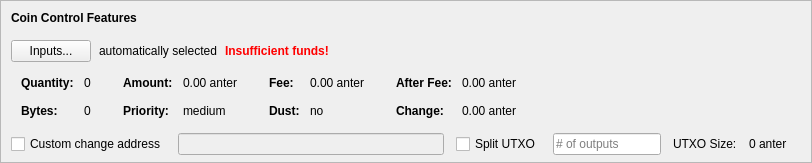
    <widget class="QFrame" name="frameCoinControl">
     <property name="sizePolicy">
      <sizepolicy hsizetype="Expanding" vsizetype="Expanding">
       <horstretch>0</horstretch>
       <verstretch>0</verstretch>
      </sizepolicy>
     </property>
     <property name="maximumSize">
      <size>
       <width>16777215</width>
       <height>16777215</height>
      </size>
     </property>
     <property name="frameShape">
      <enum>QFrame::StyledPanel</enum>
     </property>
     <property name="frameShadow">
      <enum>QFrame::Sunken</enum>
     </property>
     <layout class="QVBoxLayout" name="verticalLayoutCoinControl2">
      <property name="spacing">
       <number>0</number>
      </property>
      <property name="leftMargin">
       <number>0</number>
      </property>
      <property name="topMargin">
       <number>0</number>
      </property>
      <property name="rightMargin">
       <number>0</number>
      </property>
      <property name="bottomMargin">
       <number>6</number>
      </property>
      <item>
       <layout class="QVBoxLayout" name="verticalLayoutCoinControl" stretch="0,0,0,0,1">
        <property name="spacing">
         <number>0</number>
        </property>
        <property name="leftMargin">
         <number>10</number>
        </property>
        <property name="topMargin">
         <number>10</number>
        </property>
        <item>
         <layout class="QHBoxLayout" name="horizontalLayoutCoinControl1">
          <property name="bottomMargin">
           <number>15</number>
          </property>
          <item>
           <widget class="QLabel" name="labelCoinControlFeatures">
            <property name="sizePolicy">
             <sizepolicy hsizetype="Preferred" vsizetype="Maximum">
              <horstretch>0</horstretch>
              <verstretch>0</verstretch>
             </sizepolicy>
            </property>
            <property name="font">
             <font>
              <weight>75</weight>
              <bold>true</bold>
             </font>
            </property>
            <property name="styleSheet">
             <string notr="true">font-weight:bold;</string>
            </property>
            <property name="text">
             <string>Coin Control Features</string>
            </property>
           </widget>
          </item>
         </layout>
        </item>
        <item>
         <layout class="QHBoxLayout" name="horizontalLayoutCoinControl2" stretch="0,0,0,0">
          <property name="spacing">
           <number>8</number>
          </property>
          <property name="bottomMargin">
           <number>10</number>
          </property>
          <item>
           <widget class="QPushButton" name="pushButtonCoinControl">
            <property name="styleSheet">
             <string notr="true"/>
            </property>
            <property name="text">
             <string>Inputs...</string>
            </property>
            <property name="autoDefault">
             <bool>false</bool>
            </property>
           </widget>
          </item>
          <item>
           <widget class="QLabel" name="labelCoinControlAutomaticallySelected">
            <property name="text">
             <string>automatically selected</string>
            </property>
            <property name="margin">
             <number>5</number>
            </property>
           </widget>
          </item>
          <item>
           <widget class="QLabel" name="labelCoinControlInsuffFunds">
            <property name="font">
             <font>
              <weight>75</weight>
              <bold>true</bold>
             </font>
            </property>
            <property name="styleSheet">
             <string notr="true">color:red;font-weight:bold;</string>
            </property>
            <property name="text">
             <string>Insufficient funds!</string>
            </property>
            <property name="margin">
             <number>5</number>
            </property>
           </widget>
          </item>
          <item>
           <spacer name="horizontalSpacerCoinControl">
            <property name="orientation">
             <enum>Qt::Horizontal</enum>
            </property>
            <property name="sizeHint" stdset="0">
             <size>
              <width>40</width>
              <height>1</height>
             </size>
            </property>
           </spacer>
          </item>
         </layout>
        </item>
        <item>
         <widget class="QWidget" name="widgetCoinControl" native="true">
          <property name="sizePolicy">
           <sizepolicy hsizetype="Preferred" vsizetype="Preferred">
            <horstretch>0</horstretch>
            <verstretch>0</verstretch>
           </sizepolicy>
          </property>
          <property name="minimumSize">
           <size>
            <width>0</width>
            <height>0</height>
           </size>
          </property>
          <property name="styleSheet">
           <string notr="true"/>
          </property>
          <layout class="QHBoxLayout" name="horizontalLayoutCoinControl5">
           <property name="leftMargin">
            <number>0</number>
           </property>
           <property name="topMargin">
            <number>0</number>
           </property>
           <property name="rightMargin">
            <number>0</number>
           </property>
           <property name="bottomMargin">
            <number>0</number>
           </property>
           <item>
            <layout class="QHBoxLayout" name="horizontalLayoutCoinControl3" stretch="0,0,0,1">
             <property name="spacing">
              <number>20</number>
             </property>
             <property name="topMargin">
              <number>0</number>
             </property>
             <property name="bottomMargin">
              <number>10</number>
             </property>
             <item>
              <layout class="QFormLayout" name="formLayoutCoinControl1">
               <property name="horizontalSpacing">
                <number>10</number>
               </property>
               <property name="verticalSpacing">
                <number>14</number>
               </property>
               <property name="leftMargin">
                <number>10</number>
               </property>
               <property name="topMargin">
                <number>4</number>
               </property>
               <property name="rightMargin">
                <number>6</number>
               </property>
               <item row="0" column="0">
                <widget class="QLabel" name="labelCoinControlQuantityText">
                 <property name="font">
                  <font>
                   <weight>75</weight>
                   <bold>true</bold>
                  </font>
                 </property>
                 <property name="text">
                  <string>Quantity:</string>
                 </property>
                 <property name="margin">
                  <number>0</number>
                 </property>
                </widget>
               </item>
               <item row="0" column="1">
                <widget class="QLabel" name="labelCoinControlQuantity">
                 <property name="cursor">
                  <cursorShape>IBeamCursor</cursorShape>
                 </property>
                 <property name="contextMenuPolicy">
                  <enum>Qt::ActionsContextMenu</enum>
                 </property>
                 <property name="text">
                  <string notr="true">0</string>
                 </property>
                 <property name="margin">
                  <number>0</number>
                 </property>
                 <property name="textInteractionFlags">
                  <set>Qt::LinksAccessibleByMouse|Qt::TextSelectableByKeyboard|Qt::TextSelectableByMouse</set>
                 </property>
                </widget>
               </item>
               <item row="1" column="0">
                <widget class="QLabel" name="labelCoinControlBytesText">
                 <property name="font">
                  <font>
                   <weight>75</weight>
                   <bold>true</bold>
                  </font>
                 </property>
                 <property name="text">
                  <string>Bytes:</string>
                 </property>
                </widget>
               </item>
               <item row="1" column="1">
                <widget class="QLabel" name="labelCoinControlBytes">
                 <property name="cursor">
                  <cursorShape>IBeamCursor</cursorShape>
                 </property>
                 <property name="contextMenuPolicy">
                  <enum>Qt::ActionsContextMenu</enum>
                 </property>
                 <property name="text">
                  <string notr="true">0</string>
                 </property>
                 <property name="textInteractionFlags">
                  <set>Qt::LinksAccessibleByMouse|Qt::TextSelectableByKeyboard|Qt::TextSelectableByMouse</set>
                 </property>
                </widget>
               </item>
              </layout>
             </item>
             <item>
              <layout class="QFormLayout" name="formLayoutCoinControl2">
               <property name="horizontalSpacing">
                <number>10</number>
               </property>
               <property name="verticalSpacing">
                <number>14</number>
               </property>
               <property name="leftMargin">
                <number>6</number>
               </property>
               <property name="topMargin">
                <number>4</number>
               </property>
               <property name="rightMargin">
                <number>6</number>
               </property>
               <item row="0" column="0">
                <widget class="QLabel" name="labelCoinControlAmountText">
                 <property name="font">
                  <font>
                   <weight>75</weight>
                   <bold>true</bold>
                  </font>
                 </property>
                 <property name="text">
                  <string>Amount:</string>
                 </property>
                 <property name="margin">
                  <number>0</number>
                 </property>
                </widget>
               </item>
               <item row="0" column="1">
                <widget class="QLabel" name="labelCoinControlAmount">
                 <property name="cursor">
                  <cursorShape>IBeamCursor</cursorShape>
                 </property>
                 <property name="contextMenuPolicy">
                  <enum>Qt::ActionsContextMenu</enum>
                 </property>
                 <property name="text">
                  <string notr="true">0.00 anter</string>
                 </property>
                 <property name="textInteractionFlags">
                  <set>Qt::LinksAccessibleByMouse|Qt::TextSelectableByKeyboard|Qt::TextSelectableByMouse</set>
                 </property>
                </widget>
               </item>
               <item row="1" column="0">
                <widget class="QLabel" name="labelCoinControlPriorityText">
                 <property name="font">
                  <font>
                   <weight>75</weight>
                   <bold>true</bold>
                  </font>
                 </property>
                 <property name="text">
                  <string>Priority:</string>
                 </property>
                </widget>
               </item>
               <item row="1" column="1">
                <widget class="QLabel" name="labelCoinControlPriority">
                 <property name="cursor">
                  <cursorShape>IBeamCursor</cursorShape>
                 </property>
                 <property name="contextMenuPolicy">
                  <enum>Qt::ActionsContextMenu</enum>
                 </property>
                 <property name="text">
                  <string>medium</string>
                 </property>
                 <property name="textInteractionFlags">
                  <set>Qt::LinksAccessibleByMouse|Qt::TextSelectableByKeyboard|Qt::TextSelectableByMouse</set>
                 </property>
                </widget>
               </item>
              </layout>
             </item>
             <item>
              <layout class="QFormLayout" name="formLayoutCoinControl3">
               <property name="horizontalSpacing">
                <number>10</number>
               </property>
               <property name="verticalSpacing">
                <number>14</number>
               </property>
               <property name="leftMargin">
                <number>6</number>
               </property>
               <property name="topMargin">
                <number>4</number>
               </property>
               <property name="rightMargin">
                <number>6</number>
               </property>
               <item row="0" column="0">
                <widget class="QLabel" name="labelCoinControlFeeText">
                 <property name="font">
                  <font>
                   <weight>75</weight>
                   <bold>true</bold>
                  </font>
                 </property>
                 <property name="text">
                  <string>Fee:</string>
                 </property>
                 <property name="margin">
                  <number>0</number>
                 </property>
                </widget>
               </item>
               <item row="0" column="1">
                <widget class="QLabel" name="labelCoinControlFee">
                 <property name="cursor">
                  <cursorShape>IBeamCursor</cursorShape>
                 </property>
                 <property name="contextMenuPolicy">
                  <enum>Qt::ActionsContextMenu</enum>
                 </property>
                 <property name="text">
                  <string notr="true">0.00 anter</string>
                 </property>
                 <property name="textInteractionFlags">
                  <set>Qt::LinksAccessibleByMouse|Qt::TextSelectableByKeyboard|Qt::TextSelectableByMouse</set>
                 </property>
                </widget>
               </item>
               <item row="1" column="0">
                <widget class="QLabel" name="labelCoinControlLowOutputText">
                 <property name="font">
                  <font>
                   <weight>75</weight>
                   <bold>true</bold>
                  </font>
                 </property>
                 <property name="text">
                  <string>Dust:</string>
                 </property>
                </widget>
               </item>
               <item row="1" column="1">
                <widget class="QLabel" name="labelCoinControlLowOutput">
                 <property name="cursor">
                  <cursorShape>IBeamCursor</cursorShape>
                 </property>
                 <property name="contextMenuPolicy">
                  <enum>Qt::ActionsContextMenu</enum>
                 </property>
                 <property name="text">
                  <string>no</string>
                 </property>
                 <property name="textInteractionFlags">
                  <set>Qt::LinksAccessibleByMouse|Qt::TextSelectableByKeyboard|Qt::TextSelectableByMouse</set>
                 </property>
                </widget>
               </item>
              </layout>
             </item>
             <item>
              <layout class="QFormLayout" name="formLayoutCoinControl4">
               <property name="horizontalSpacing">
                <number>10</number>
               </property>
               <property name="verticalSpacing">
                <number>14</number>
               </property>
               <property name="leftMargin">
                <number>6</number>
               </property>
               <property name="topMargin">
                <number>4</number>
               </property>
               <property name="rightMargin">
                <number>6</number>
               </property>
               <item row="0" column="0">
                <widget class="QLabel" name="labelCoinControlAfterFeeText">
                 <property name="font">
                  <font>
                   <weight>75</weight>
                   <bold>true</bold>
                  </font>
                 </property>
                 <property name="text">
                  <string>After Fee:</string>
                 </property>
                 <property name="margin">
                  <number>0</number>
                 </property>
                </widget>
               </item>
               <item row="0" column="1">
                <widget class="QLabel" name="labelCoinControlAfterFee">
                 <property name="cursor">
                  <cursorShape>IBeamCursor</cursorShape>
                 </property>
                 <property name="contextMenuPolicy">
                  <enum>Qt::ActionsContextMenu</enum>
                 </property>
                 <property name="text">
                  <string notr="true">0.00 anter</string>
                 </property>
                 <property name="textInteractionFlags">
                  <set>Qt::LinksAccessibleByMouse|Qt::TextSelectableByKeyboard|Qt::TextSelectableByMouse</set>
                 </property>
                </widget>
               </item>
               <item row="1" column="0">
                <widget class="QLabel" name="labelCoinControlChangeText">
                 <property name="font">
                  <font>
                   <weight>75</weight>
                   <bold>true</bold>
                  </font>
                 </property>
                 <property name="text">
                  <string>Change:</string>
                 </property>
                </widget>
               </item>
               <item row="1" column="1">
                <widget class="QLabel" name="labelCoinControlChange">
                 <property name="cursor">
                  <cursorShape>IBeamCursor</cursorShape>
                 </property>
                 <property name="contextMenuPolicy">
                  <enum>Qt::ActionsContextMenu</enum>
                 </property>
                 <property name="text">
                  <string notr="true">0.00 anter</string>
                 </property>
                 <property name="textInteractionFlags">
                  <set>Qt::LinksAccessibleByMouse|Qt::TextSelectableByKeyboard|Qt::TextSelectableByMouse</set>
                 </property>
                </widget>
               </item>
              </layout>
             </item>
            </layout>
           </item>
          </layout>
         </widget>
        </item>
        <item>
         <layout class="QHBoxLayout" name="horizontalLayoutCoinControl4" stretch="0,0,0,0,0,0,0">
          <property name="spacing">
           <number>12</number>
          </property>
          <property name="sizeConstraint">
           <enum>QLayout::SetDefaultConstraint</enum>
          </property>
          <property name="topMargin">
           <number>5</number>
          </property>
          <property name="rightMargin">
           <number>5</number>
          </property>
          <item>
           <widget class="QCheckBox" name="checkBoxCoinControlChange">
            <property name="toolTip">
             <string>If this is activated, but the change address is empty or invalid, change will be sent to a newly generated address.</string>
            </property>
            <property name="text">
             <string>Custom change address</string>
            </property>
           </widget>
          </item>
          <item>
           <widget class="QValidatedLineEdit" name="lineEditCoinControlChange">
            <property name="enabled">
             <bool>false</bool>
            </property>
            <property name="sizePolicy">
             <sizepolicy hsizetype="Expanding" vsizetype="Fixed">
              <horstretch>0</horstretch>
              <verstretch>0</verstretch>
             </sizepolicy>
            </property>
           </widget>
          </item>
          <item>
           <widget class="QCheckBox" name="splitBlockCheckBox">
            <property name="text">
             <string>Split UTXO</string>
            </property>
           </widget>
          </item>
          <item>
           <widget class="QLineEdit" name="splitBlockLineEdit">
            <property name="sizePolicy">
             <sizepolicy hsizetype="Fixed" vsizetype="Fixed">
              <horstretch>50</horstretch>
              <verstretch>0</verstretch>
             </sizepolicy>
            </property>
            <property name="placeholderText">
             <string># of outputs</string>
            </property>
           </widget>
          </item>
          <item>
           <widget class="QLabel" name="labelBlockSizeText">
            <property name="text">
             <string>UTXO Size:</string>
            </property>
           </widget>
          </item>
          <item>
           <widget class="QLabel" name="labelBlockSize">
            <property name="text">
             <string>0 anter</string>
            </property>
           </widget>
          </item>
          <item>
           <widget class="QLabel" name="labelCoinControlChangeLabel">
            <property name="sizePolicy">
             <sizepolicy hsizetype="Preferred" vsizetype="Expanding">
              <horstretch>0</horstretch>
              <verstretch>0</verstretch>
             </sizepolicy>
            </property>
            <property name="minimumSize">
             <size>
              <width>0</width>
              <height>0</height>
             </size>
            </property>
            <property name="text">
             <string/>
            </property>
            <property name="margin">
             <number>3</number>
            </property>
           </widget>
          </item>
         </layout>
        </item>
        <item>
         <spacer name="verticalSpacerCoinControl">
          <property name="orientation">
           <enum>Qt::Vertical</enum>
          </property>
          <property name="sizeHint" stdset="0">
           <size>
            <width>800</width>
            <height>1</height>
           </size>
          </property>
         </spacer>
        </item>
       </layout>
      </item>
     </layout>
    </widget>
